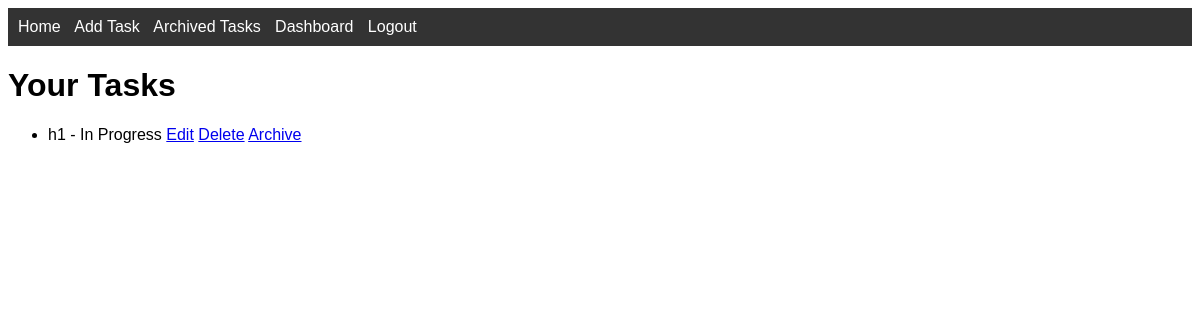
Page / (signed in) on the earlier database version.
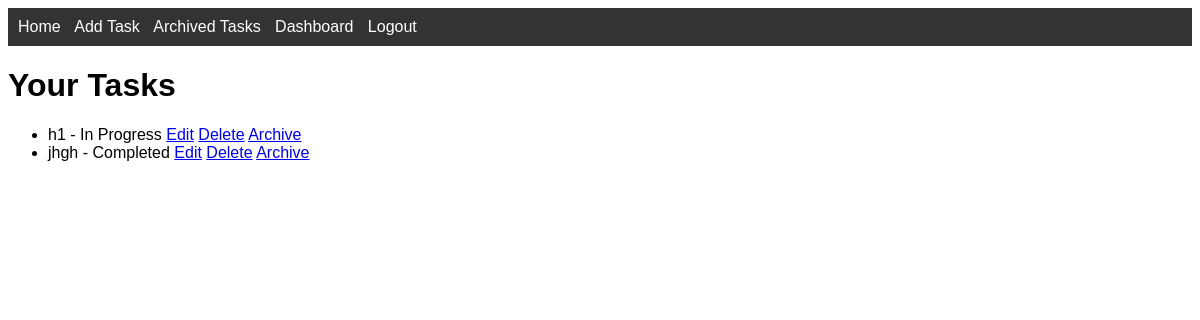
Same page on the later database version.
### app.py (models this page shows)
class Task(db.Model):
    id = db.Column(db.Integer, primary_key=True)
    title = db.Column(db.String(100), nullable=False)
    description = db.Column(db.Text, nullable=True)
    due_date = db.Column(db.DateTime, nullable=True)
    priority = db.Column(db.String(10), nullable=False, default='Medium')
    category = db.Column(db.String(20), nullable=True)
    status = db.Column(db.String(20), nullable=False, default='In Progress')
    archived = db.Column(db.Boolean, default=False)
    user_id = db.Column(db.Integer, db.ForeignKey('user.id'), nullable=False)
    subtasks = db.relationship('Subtask', backref='parent_task', lazy=True)

### app.py (the view)
@app.route('/')
@login_required
def index():
    tasks = Task.query.filter_by(user_id=current_user.id, archived=False).all()
    return render_template('index.html', tasks=tasks)

### app.py (called while the page is built)
@login_manager.user_loader
def load_user(user_id):
    return User.query.get(int(user_id))

### templates/index.html
{% extends 'base.html' %}
{% block content %}
    <h1>Your Tasks</h1>
    <ul>
        {% for task in tasks %}
            <li>
                {{ task.title }} - {{ task.status }}
                <a href="{{ url_for('update_task', task_id=task.id) }}">Edit</a>
                <a href="{{ url_for('delete_task', task_id=task.id) }}">Delete</a>
                <a href="{{ url_for('archive_task', task_id=task.id) }}">Archive</a>
            </li>
        {% endfor %}
    </ul>
{% endblock %}

### templates/base.html (shortened to what this page needs)
<!DOCTYPE html>
<html lang="en">
<head>
    <link rel="stylesheet" href="{{ url_for('static', filename='styles.css') }}">
    <link rel="stylesheet" href="https://code.jquery.com/ui/1.12.1/themes/base/jquery-ui.css">
</head>
<body>
    <nav>
        <a href="{{ url_for('index') }}">Home</a>
        <a href="{{ url_for('add_task') }}">Add Task</a>
        <a href="{{ url_for('archived_tasks') }}">Archived Tasks</a>
        <a href="{{ url_for('task_dashboard') }}">Dashboard</a>
        {% if current_user.is_authenticated %}
            <a href="{{ url_for('logout') }}">Logout</a>
        {% else %}
            <a href="{{ url_for('login') }}">Login</a>
            <a href="{{ url_for('register') }}">Register</a>
        {% endif %}
    </nav>
    <main>
        {% block content %}
        {% endblock %}
    </main>
</body>
</html>

### static/styles.css (style rules this page uses)
body { font-family: Arial, sans-serif; }
nav { background-color: #333; color: #fff; padding: 10px; }
nav a { color: #fff; margin-right: 10px; text-decoration: none; }
:root { --background-color: #fff; --text-color: #000; }
body { background-color: var(--background-color); color: var(--text-color); }

Differences in the rows shown:
added Task: title "jhgh", status "Completed"
